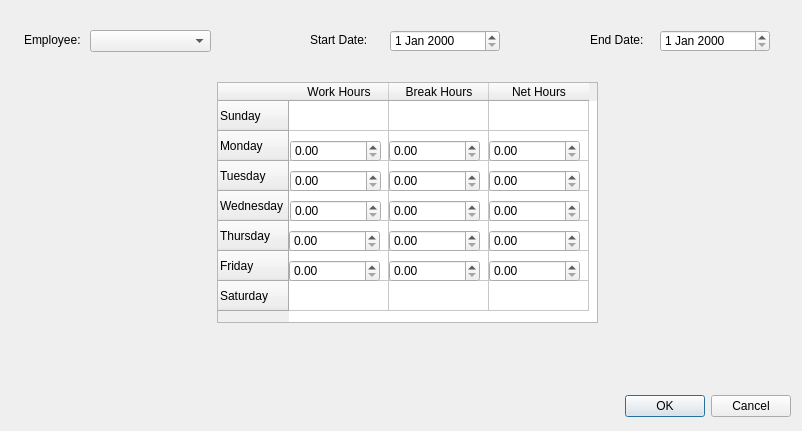
<?xml version="1.0" encoding="UTF-8"?>
<ui version="4.0">
 <class>Dialog</class>
 <widget class="QDialog" name="Dialog">
  <property name="geometry">
   <rect>
    <x>0</x>
    <y>0</y>
    <width>802</width>
    <height>431</height>
   </rect>
  </property>
  <property name="windowTitle">
   <string>Dialog</string>
  </property>
  <widget class="QDialogButtonBox" name="buttonBox">
   <property name="geometry">
    <rect>
     <x>480</x>
     <y>390</y>
     <width>311</width>
     <height>32</height>
    </rect>
   </property>
   <property name="orientation">
    <enum>Qt::Horizontal</enum>
   </property>
   <property name="standardButtons">
    <set>QDialogButtonBox::Cancel|QDialogButtonBox::Ok</set>
   </property>
  </widget>
  <widget class="QTableWidget" name="tableWidget">
   <property name="geometry">
    <rect>
     <x>217</x>
     <y>82</y>
     <width>381</width>
     <height>241</height>
    </rect>
   </property>
   <property name="rowCount">
    <number>7</number>
   </property>
   <property name="columnCount">
    <number>3</number>
   </property>
   <row>
    <property name="text">
     <string>Sunday</string>
    </property>
   </row>
   <row>
    <property name="text">
     <string>Monday</string>
    </property>
   </row>
   <row>
    <property name="text">
     <string>Tuesday</string>
    </property>
   </row>
   <row>
    <property name="text">
     <string>Wednesday</string>
    </property>
   </row>
   <row>
    <property name="text">
     <string>Thursday</string>
    </property>
   </row>
   <row>
    <property name="text">
     <string>Friday</string>
    </property>
   </row>
   <row>
    <property name="text">
     <string>Saturday</string>
    </property>
   </row>
   <column>
    <property name="text">
     <string>Work Hours</string>
    </property>
   </column>
   <column>
    <property name="text">
     <string>Break Hours</string>
    </property>
   </column>
   <column>
    <property name="text">
     <string>Net Hours</string>
    </property>
   </column>
   <item row="0" column="0">
    <property name="text">
     <string/>
    </property>
    <property name="flags">
     <set>ItemIsSelectable|ItemIsEditable|ItemIsDragEnabled|ItemIsUserCheckable|ItemIsEnabled</set>
    </property>
   </item>
  </widget>
  <widget class="QDoubleSpinBox" name="doubleSpinBox">
   <property name="geometry">
    <rect>
     <x>290</x>
     <y>140</y>
     <width>91</width>
     <height>22</height>
    </rect>
   </property>
   <property name="maximum">
    <double>10.000000000000000</double>
   </property>
   <property name="singleStep">
    <double>0.500000000000000</double>
   </property>
  </widget>
  <widget class="QDoubleSpinBox" name="doubleSpinBox_2">
   <property name="geometry">
    <rect>
     <x>389</x>
     <y>140</y>
     <width>91</width>
     <height>22</height>
    </rect>
   </property>
   <property name="maximum">
    <double>10.000000000000000</double>
   </property>
   <property name="singleStep">
    <double>0.500000000000000</double>
   </property>
  </widget>
  <widget class="QDoubleSpinBox" name="doubleSpinBox_3">
   <property name="geometry">
    <rect>
     <x>489</x>
     <y>140</y>
     <width>91</width>
     <height>22</height>
    </rect>
   </property>
   <property name="maximum">
    <double>10.000000000000000</double>
   </property>
   <property name="singleStep">
    <double>0.500000000000000</double>
   </property>
  </widget>
  <widget class="QDoubleSpinBox" name="doubleSpinBox_4">
   <property name="geometry">
    <rect>
     <x>289</x>
     <y>260</y>
     <width>91</width>
     <height>22</height>
    </rect>
   </property>
   <property name="maximum">
    <double>10.000000000000000</double>
   </property>
   <property name="singleStep">
    <double>0.500000000000000</double>
   </property>
  </widget>
  <widget class="QDoubleSpinBox" name="doubleSpinBox_5">
   <property name="geometry">
    <rect>
     <x>389</x>
     <y>260</y>
     <width>91</width>
     <height>22</height>
    </rect>
   </property>
   <property name="maximum">
    <double>10.000000000000000</double>
   </property>
   <property name="singleStep">
    <double>0.500000000000000</double>
   </property>
  </widget>
  <widget class="QDoubleSpinBox" name="doubleSpinBox_6">
   <property name="geometry">
    <rect>
     <x>489</x>
     <y>260</y>
     <width>91</width>
     <height>22</height>
    </rect>
   </property>
   <property name="maximum">
    <double>10.000000000000000</double>
   </property>
   <property name="singleStep">
    <double>0.500000000000000</double>
   </property>
  </widget>
  <widget class="QDoubleSpinBox" name="doubleSpinBox_7">
   <property name="geometry">
    <rect>
     <x>489</x>
     <y>230</y>
     <width>91</width>
     <height>22</height>
    </rect>
   </property>
   <property name="maximum">
    <double>10.000000000000000</double>
   </property>
   <property name="singleStep">
    <double>0.500000000000000</double>
   </property>
  </widget>
  <widget class="QDoubleSpinBox" name="doubleSpinBox_8">
   <property name="geometry">
    <rect>
     <x>389</x>
     <y>230</y>
     <width>91</width>
     <height>22</height>
    </rect>
   </property>
   <property name="maximum">
    <double>10.000000000000000</double>
   </property>
   <property name="singleStep">
    <double>0.500000000000000</double>
   </property>
  </widget>
  <widget class="QDoubleSpinBox" name="doubleSpinBox_9">
   <property name="geometry">
    <rect>
     <x>289</x>
     <y>230</y>
     <width>91</width>
     <height>22</height>
    </rect>
   </property>
   <property name="maximum">
    <double>10.000000000000000</double>
   </property>
   <property name="singleStep">
    <double>0.500000000000000</double>
   </property>
  </widget>
  <widget class="QDoubleSpinBox" name="doubleSpinBox_10">
   <property name="geometry">
    <rect>
     <x>489</x>
     <y>200</y>
     <width>91</width>
     <height>22</height>
    </rect>
   </property>
   <property name="maximum">
    <double>10.000000000000000</double>
   </property>
   <property name="singleStep">
    <double>0.500000000000000</double>
   </property>
  </widget>
  <widget class="QDoubleSpinBox" name="doubleSpinBox_11">
   <property name="geometry">
    <rect>
     <x>389</x>
     <y>200</y>
     <width>91</width>
     <height>22</height>
    </rect>
   </property>
   <property name="maximum">
    <double>10.000000000000000</double>
   </property>
   <property name="singleStep">
    <double>0.500000000000000</double>
   </property>
  </widget>
  <widget class="QDoubleSpinBox" name="doubleSpinBox_12">
   <property name="geometry">
    <rect>
     <x>290</x>
     <y>200</y>
     <width>91</width>
     <height>22</height>
    </rect>
   </property>
   <property name="maximum">
    <double>10.000000000000000</double>
   </property>
   <property name="singleStep">
    <double>0.500000000000000</double>
   </property>
  </widget>
  <widget class="QDoubleSpinBox" name="doubleSpinBox_13">
   <property name="geometry">
    <rect>
     <x>489</x>
     <y>170</y>
     <width>91</width>
     <height>22</height>
    </rect>
   </property>
   <property name="maximum">
    <double>10.000000000000000</double>
   </property>
   <property name="singleStep">
    <double>0.500000000000000</double>
   </property>
  </widget>
  <widget class="QDoubleSpinBox" name="doubleSpinBox_14">
   <property name="geometry">
    <rect>
     <x>389</x>
     <y>170</y>
     <width>91</width>
     <height>22</height>
    </rect>
   </property>
   <property name="maximum">
    <double>10.000000000000000</double>
   </property>
   <property name="singleStep">
    <double>0.500000000000000</double>
   </property>
  </widget>
  <widget class="QDoubleSpinBox" name="doubleSpinBox_15">
   <property name="geometry">
    <rect>
     <x>290</x>
     <y>170</y>
     <width>91</width>
     <height>22</height>
    </rect>
   </property>
   <property name="maximum">
    <double>10.000000000000000</double>
   </property>
   <property name="singleStep">
    <double>0.500000000000000</double>
   </property>
  </widget>
  <widget class="QLabel" name="label">
   <property name="geometry">
    <rect>
     <x>24</x>
     <y>30</y>
     <width>71</width>
     <height>20</height>
    </rect>
   </property>
   <property name="text">
    <string>Employee:</string>
   </property>
  </widget>
  <widget class="QComboBox" name="comboBox">
   <property name="geometry">
    <rect>
     <x>90</x>
     <y>30</y>
     <width>121</width>
     <height>22</height>
    </rect>
   </property>
  </widget>
  <widget class="QLabel" name="label_2">
   <property name="geometry">
    <rect>
     <x>310</x>
     <y>30</y>
     <width>71</width>
     <height>20</height>
    </rect>
   </property>
   <property name="text">
    <string>Start Date:</string>
   </property>
  </widget>
  <widget class="QLabel" name="label_3">
   <property name="geometry">
    <rect>
     <x>590</x>
     <y>30</y>
     <width>71</width>
     <height>20</height>
    </rect>
   </property>
   <property name="text">
    <string>End Date:</string>
   </property>
  </widget>
  <widget class="QDateEdit" name="dateEdit">
   <property name="geometry">
    <rect>
     <x>390</x>
     <y>30</y>
     <width>110</width>
     <height>22</height>
    </rect>
   </property>
  </widget>
  <widget class="QDateEdit" name="dateEdit_2">
   <property name="geometry">
    <rect>
     <x>660</x>
     <y>30</y>
     <width>110</width>
     <height>22</height>
    </rect>
   </property>
  </widget>
 </widget>
 <resources/>
 <connections>
  <connection>
   <sender>buttonBox</sender>
   <signal>accepted()</signal>
   <receiver>Dialog</receiver>
   <slot>accept()</slot>
   <hints>
    <hint type="sourcelabel">
     <x>248</x>
     <y>254</y>
    </hint>
    <hint type="destinationlabel">
     <x>157</x>
     <y>274</y>
    </hint>
   </hints>
  </connection>
  <connection>
   <sender>buttonBox</sender>
   <signal>rejected()</signal>
   <receiver>Dialog</receiver>
   <slot>reject()</slot>
   <hints>
    <hint type="sourcelabel">
     <x>316</x>
     <y>260</y>
    </hint>
    <hint type="destinationlabel">
     <x>286</x>
     <y>274</y>
    </hint>
   </hints>
  </connection>
 </connections>
</ui>
